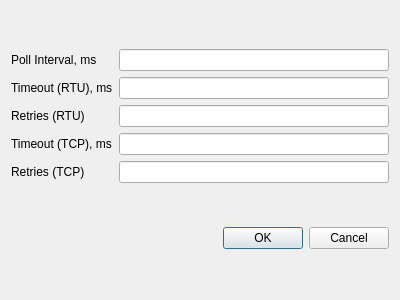
<?xml version="1.0" encoding="UTF-8"?>
<ui version="4.0">
 <class>PreferencesDlg</class>
 <widget class="QDialog" name="PreferencesDlg">
  <property name="geometry">
   <rect>
    <x>0</x>
    <y>0</y>
    <width>400</width>
    <height>300</height>
   </rect>
  </property>
  <property name="windowTitle">
   <string>Dialog</string>
  </property>
  <layout class="QHBoxLayout" name="horizontalLayout">
   <item>
    <layout class="QVBoxLayout" name="verticalLayout">
     <item>
      <layout class="QGridLayout" name="gridLayout">
       <item row="1" column="1">
        <widget class="QLineEdit" name="leModbusRtuTimeout"/>
       </item>
       <item row="1" column="0">
        <widget class="QLabel" name="lblModbusRtuTimeout">
         <property name="text">
          <string>Timeout (RTU), ms</string>
         </property>
        </widget>
       </item>
       <item row="2" column="1">
        <widget class="QLineEdit" name="leModbusRtuRetries"/>
       </item>
       <item row="0" column="1">
        <widget class="QLineEdit" name="lePollInterval"/>
       </item>
       <item row="3" column="1">
        <widget class="QLineEdit" name="leModbusTcpTimeout"/>
       </item>
       <item row="4" column="1">
        <widget class="QLineEdit" name="leModbusTcpRetries"/>
       </item>
       <item row="0" column="0">
        <widget class="QLabel" name="lblPollInterval">
         <property name="text">
          <string>Poll Interval, ms</string>
         </property>
        </widget>
       </item>
       <item row="2" column="0">
        <widget class="QLabel" name="lblModbusRtuRetries">
         <property name="text">
          <string>Retries (RTU)</string>
         </property>
        </widget>
       </item>
       <item row="3" column="0">
        <widget class="QLabel" name="lblModbusTcpTimeout">
         <property name="text">
          <string>Timeout (TCP), ms</string>
         </property>
        </widget>
       </item>
       <item row="4" column="0">
        <widget class="QLabel" name="lblModbusTcpRetires">
         <property name="text">
          <string>Retries (TCP)</string>
         </property>
        </widget>
       </item>
      </layout>
     </item>
     <item>
      <widget class="QDialogButtonBox" name="buttonBox">
       <property name="orientation">
        <enum>Qt::Orientation::Horizontal</enum>
       </property>
       <property name="standardButtons">
        <set>QDialogButtonBox::StandardButton::Cancel|QDialogButtonBox::StandardButton::Ok</set>
       </property>
      </widget>
     </item>
    </layout>
   </item>
  </layout>
 </widget>
 <resources/>
 <connections>
  <connection>
   <sender>buttonBox</sender>
   <signal>accepted()</signal>
   <receiver>PreferencesDlg</receiver>
   <slot>accept()</slot>
   <hints>
    <hint type="sourcelabel">
     <x>248</x>
     <y>254</y>
    </hint>
    <hint type="destinationlabel">
     <x>157</x>
     <y>274</y>
    </hint>
   </hints>
  </connection>
  <connection>
   <sender>buttonBox</sender>
   <signal>rejected()</signal>
   <receiver>PreferencesDlg</receiver>
   <slot>reject()</slot>
   <hints>
    <hint type="sourcelabel">
     <x>316</x>
     <y>260</y>
    </hint>
    <hint type="destinationlabel">
     <x>286</x>
     <y>274</y>
    </hint>
   </hints>
  </connection>
 </connections>
</ui>
